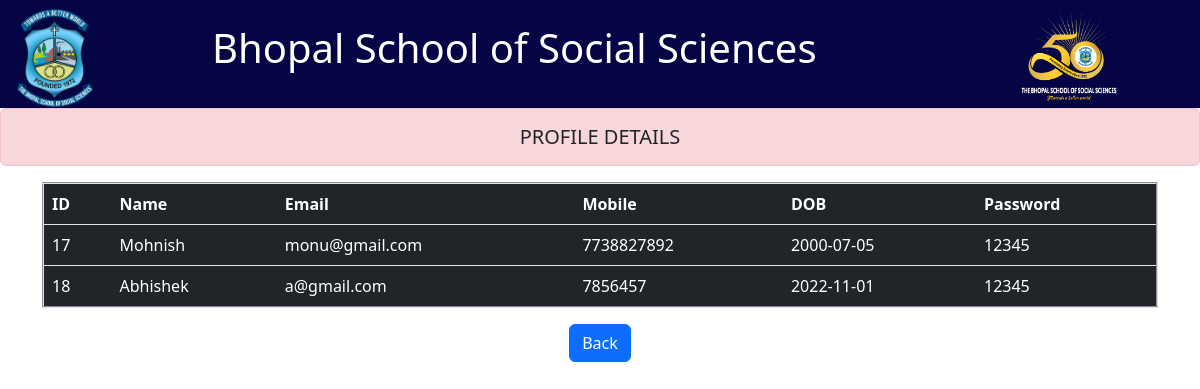
Page /stprofile on the committed database.
### student/models.py (models this page shows, shortened)
class Records(models.Model):
    name=models.CharField(max_length=15)  #compulsory to give length
    email=models.CharField(max_length=20)
    password=models.CharField(max_length=20)
    mobile=models.CharField(max_length=15)
    dob=models.CharField(max_length=15)
    role=models.CharField(max_length=10)

### student/views.py (the view)
# urls.py: path('stprofile',views.stprofile),
def stprofile(req):
	sdata=Records.objects.filter(role="student")
	return render(req,"stprofile.html",{"list":sdata})

### student/templates/stprofile.html (shortened to what this page needs)
<!DOCTYPE html>
<html lang="en">
  <head>
    {% load static %}
        <link rel="stylesheet" href="{% static "r1.css" %}">
        <link type="text/css" rel="stylesheet"  href="{% static "css/bootstrap.css" %}">
  </head>
  <body class="body1">
    <div class="container-fluid pt-2  text-white heading ">
        <div class="row">
        <div class="col-2 px-3 ">
          <img  class="navbar-brand" src="{% static 'logo.png' %}" alt="logo" width="80px">
        </div>
      <div class="col-8 py-3 ">
        <h1>Bhopal School of Social Sciences</h1>
      </div>
      <div class="col-2 px-3">
        <img src="{% static "jubilee.png" %}" style="height:100px;">
      </div>
    </div>
    </div>
<h5 class="text-dark text-center alert alert-danger">PROFILE DETAILS</h5>
<div class=" container ">
            <table class="table center bg-dark text-white" border="2">
                <tr>
                    <thead class="thead-dark">
                    <th>ID</th>
                    <th>Name</th>
                    <th>Email</th>
                    <th>Mobile</th  >
                    <th>DOB</th>
                    <th>Password</th>
                </tr>
            <tbody>
                    {% for i in list %}
                    <tr>
                    <td>{{i.id}}</td>
                     <td>{{i.name |capfirst}}</td>              {% comment %}to capatalize{% endcomment %}
                    <td>{{i.email}}</td>
                    <td>{{i.mobile}}</td>
                    <td>{{i.dob}}</td>
                    <td>{{i.password}}</td>
                    </tr>
                    {% endfor %}
                </tbody>
            </table>
        </div>
        <div class="text-center">
          <a  role="button" class="btn btn-primary " href="/admin">Back</a>
          </div>
        </body>
        </html>

### student/static/r1.css (style rules this page uses)
.heading { background-color: rgb(5, 5, 69) !important; }
body { background-image:linear-gradient(rgba(0, 0, 0, 0.406),rgba(0, 0, 0, 0.219)),url(r2.jpg); background-size: cover; background-repeat: no-repeat; font-family: sans-serif; height: 1vh; }
.body1 { background-color: white !important; background-image: none !important; }

### rows in the picture
Records: id "17", name "Mohnish", email "monu@gmail.com", mobile "7738827892", dob "2000-07-05", password "12345"
Records: id "18", name "Abhishek", email "a@gmail.com", mobile "7856457", dob "2022-11-01", password "12345"
